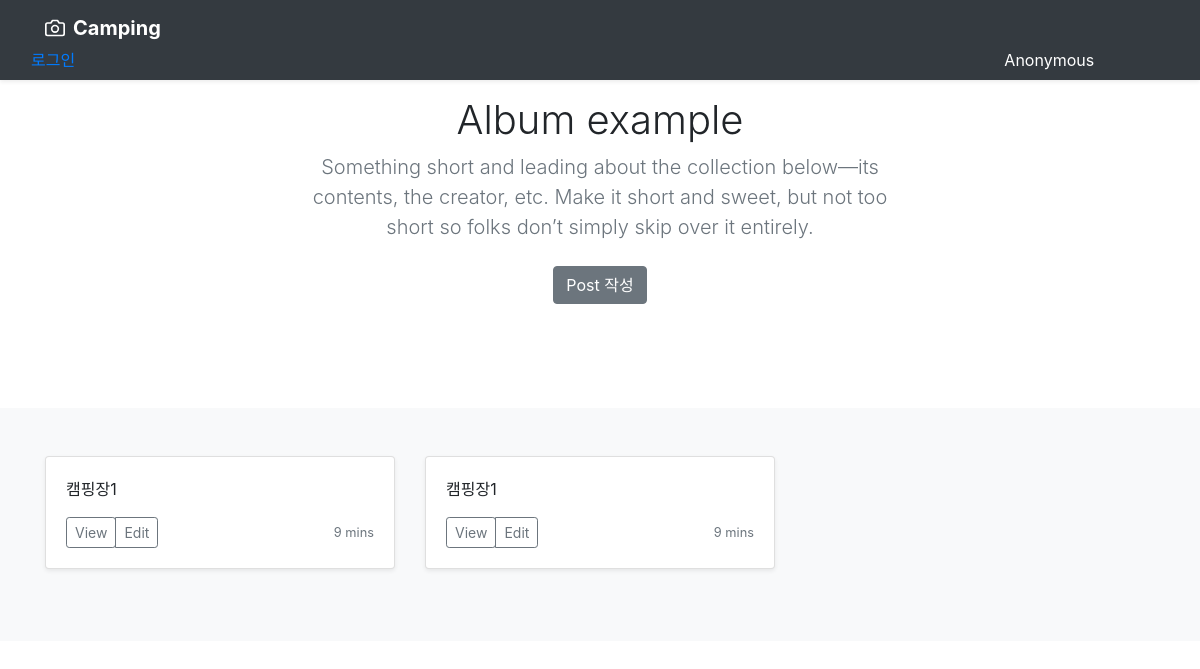
The app's page /camping/, older data.
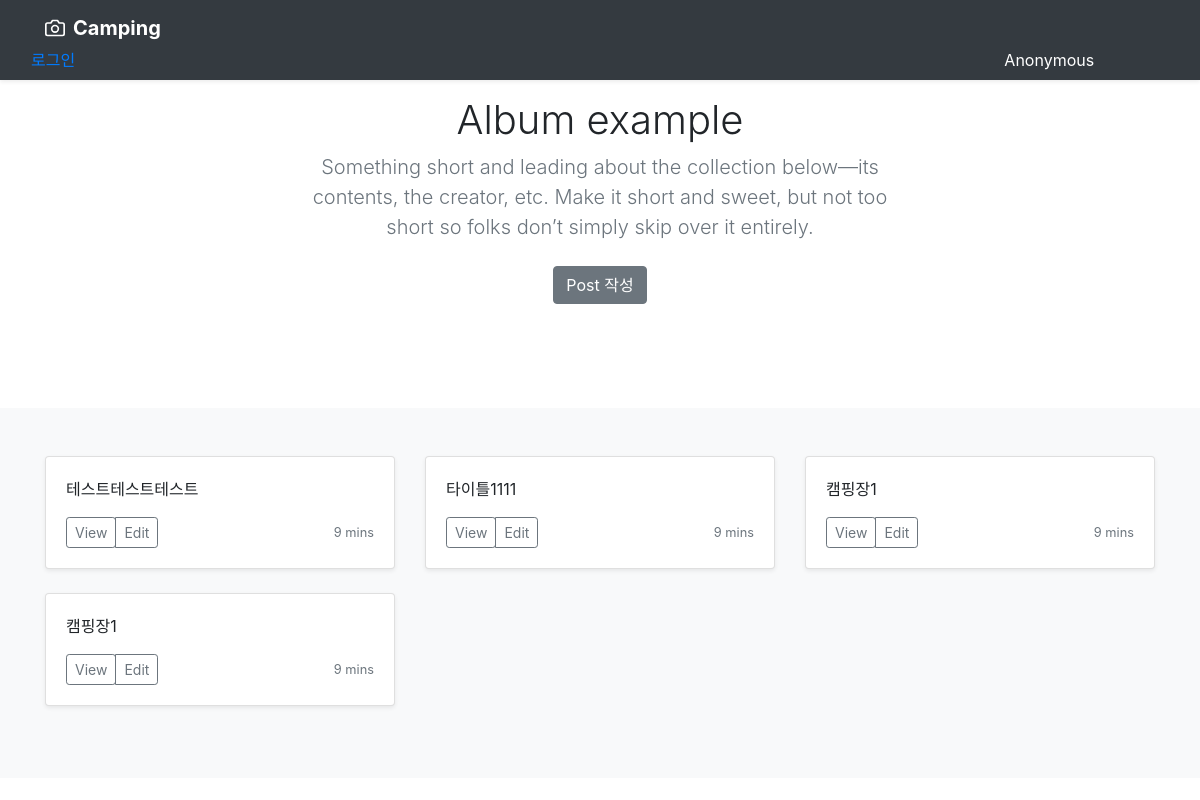
The same page, newer data.
### camping/models.py (models this page shows, shortened)
class Post(models.Model):
    title = models.CharField(max_length=20)
    review = models.TextField()
    author = models.ForeignKey(settings.AUTH_USER_MODEL, on_delete=models.CASCADE)
    class CampingKindChoice(models.TextChoices):
        CAR = 'C', _('차박')
        AUTO = 'A', _('오토캠핑')
        OUTFILED = 'O', _('노지')
    kind_of_camping = models.CharField(
        max_length=1,
        choices=CampingKindChoice.choices,
        default="N",
    )
    visited_at = models.DateTimeField()
    created_at = models.DateTimeField(auto_now_add=True)
    updated_at = models.DateTimeField(auto_now=True)
    class Meta:
        ordering = ("-updated_at",)
    class QuietChoice(models.TextChoices):
        HIGH = 'High', _('시끄러움')
        LOW = 'Low', _('조용조용')
        MIDDLE = 'Middle', _('중간쯔음?')
    quiet = models.CharField(
        max_length=6,
        choices=QuietChoice.choices,
    )
    class SiteParking(models.TextChoices):
        CAN = 'CAN', _('가능')
        CANNOT = 'CANNOT', _('불가능')
        DONTKNOW = 'DONTKNOW', _('모름')
    site_parking = models.CharField(
        max_length=8,
        choices=SiteParking.choices,
    )
    class GroundChoice(models.TextChoices):
        CAN = 'CAN', _('가능')
        CANNOT = 'CANNOT', _('불가능')
        DONTKNOW = 'DONTKNOW', _('모름')
    ground = models.CharField(
        max_length=8,
        choices=GroundChoice.choices,
    )
    class AnimalChoice(models.TextChoices):
        CAN = 'CAN', _('가능')
        CANNOT = 'CANNOT', _('불가능')
        DONTKNOW = 'DONTKNOW', _('모름')
    animal = models.CharField(
        max_length=8,
        choices=AnimalChoice.choices,
    )
    class CampFireChoice(models.TextChoices):
        CAN = 'CAN', _('가능')
        CANNOT = 'CANNOT', _('불가능')
        DONTKNOW = 'DONTKNOW', _('모름')
    camp_fire = models.CharField(
        max_length=8,
        choices=CampFireChoice.choices,
    )
    class CampViewChoice(models.TextChoices):
        FOREST = 'FOREST', _('숲쀼~~')
        OCEAN = 'OCEAN', _('오션뷰')
        RIVER = 'RIVER', _('계곡뷰~~~!!')
        SHIT = 'SHIT', _('똥망')
        OTHERS = 'OTHERS', _('기타')
    camp_view = models.CharField(
        max_length=6,
        choices=CampViewChoice.choices,
    )

### camping/views.py (the view)
# urls.py: path("", index, name="index"),
def index(request):
    post_list = Post.objects.all()
    image_list = Photos.objects.all()
    context = {
        "post_list" : post_list,
        "image_list" : image_list,
    }
    return render(request, "camping/index.html", context)

### templates/camping/index.html (shortened to what this page needs)
{% extends 'layout.html' %}
{% load static %}
{% load thumbnail %}
{% block head %}
{{ block.super }}
{% endblock %}
{% block content %}
{% include 'includes/jumbotron.html' %}
<main role="main">
  <div class="album py-5 bg-light">
    <div class="container">
      <div class="row">
        {% for post in post_list %}
        <div class="col-md-4">
          <div class="card mb-4 shadow-sm">
            <div class="card-body">
              <p class="card-text">{{ post.title }}</p>
              <div class="d-flex justify-content-between align-items-center">
                <div class="btn-group">
                  <a href="{% url 'camping:detail' pk=post.pk %}">
                    <button
                      type="button"
                      class="btn btn-sm btn-outline-secondary"
                    >
                      View
                    </button>
                  </a>
                  <button
                    type="button"
                    class="btn btn-sm btn-outline-secondary"
                  >
                    Edit
                  </button>
                </div>
                <small class="text-muted">9 mins</small>
              </div>
            </div>
          </div>
        </div>
        {% endfor %}
      </div>
    </div>
  </div>
</main>
{% endblock %}

### templates/layout.html (shortened to what this page needs)
<!DOCTYPE html>
{% load static %}
<html lang="ko">
  <head>
    {% block head %}
    <link rel="stylesheet" href="{% static 'css/bootstrap.min.css' %}" />
    <link rel="stylesheet" href="{% static 'css/style.css' %}" />
    {% endblock %}
  </head>
  <body>
    {% include 'includes/navbar.html' %} {% block content %} {% endblock %}
  </body>
</html>

### templates/includes/navbar.html (shortened to what this page needs)
<div class="navbar navbar-dark bg-dark shadow-sm fixed-top">
  <div class="container d-flex justify-content-between">
    <a
      href="{% url 'camping:index' %}"
      class="navbar-brand d-flex align-items-center"
    >
      <strong>Camping</strong>
    </a>
  </div>
  {% if user.is_authenticated %}
  <div class="col-md-auto text-white">로그아웃</div>
  {% else %}
  <div class="col-md-auto text-white">
    <a href="{% url 'accounts:signin' %}">로그인</a>
  </div>
  {% endif %} {% if user.is_authenticated %}
  <div class="col col-lg-2 text-white">{{ user.username }}</div>
  {% else %}
  <div class="col col-lg-2 text-white">Anonymous</div>
  {% endif %}
</div>

### templates/includes/jumbotron.html
<section class="jumbotron text-center">
    <div class="container">
      <h1>Album example</h1>
      <p class="lead text-muted">Something short and leading about the collection below—its contents, the creator, etc. Make it short and sweet, but not too short so folks don’t simply skip over it entirely.</p>
      <p>
        <a href="{% url 'camping:create' %}" class="btn btn-secondary my-2">Post 작성</a>
      </p>
    </div>
  </section>

### static/css/style.css (style rules this page uses)
.jumbotron { padding-top: 3rem; padding-bottom: 3rem; margin-bottom: 0; background-color: #fff; }
@media (min-width: 768px) { .jumbotron { padding-top: 6rem; padding-bottom: 6rem; } }
.jumbotron p:last-child { margin-bottom: 0; }
.jumbotron h1 { font-weight: 300; }
.jumbotron .container { max-width: 40rem; }

Row changes from the older to the newer data that the page shows:
added Post: title "테스트테스트테스트"
added Post: title "타이틀1111"
